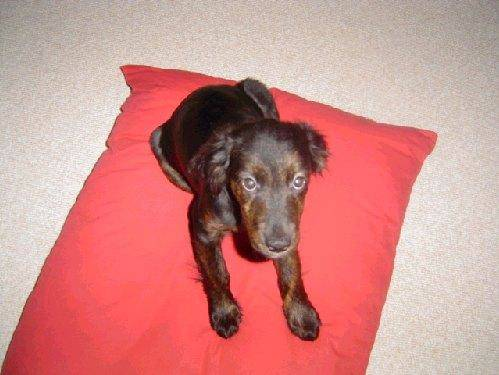
#> input picture Cat_dog/dataset/images/Dog1500/dog.1042.jpg, 499 x 375 px
$ python loading_data.py
#> lines starting #> are read from the running program, lines starting #| are printed output that depends on the picture
import joblib
import cv2
import os
from random import randint
import numpy as np


def check_folder(destination_folder):
#> called with destination_folder = '../dataset'
    subfolders = ['raw', 'flip', 'negative', 'resize', 'rotate']
    for subfolder in subfolders:
        subfolder_path = os.path.join(destination_folder, subfolder)
        if not os.path.exists(subfolder_path):
            os.makedirs(subfolder_path)
            print(f"Created folder: {subfolder_path}")

def check_and_create_subfolders(folder, folder_index):
#> called with folder = '../dataset', folder_index = 0
    subfolders = ['raw', 'flip', 'negative', 'resize', 'rotate']
    for subfolder in subfolders:
        subfolder_path = os.path.join(folder, subfolder)
        folder_index_path = os.path.join(subfolder_path, f"{folder_index}")
        if not os.path.exists(folder_index_path):
            os.makedirs(folder_index_path)
            print(f"Tạo thư mục {folder_index_path}")


def process_data(source_folder, destination_folder):
    print(f"\n\nWorking on folder {destination_folder}")
    check_folder(destination_folder)

    print("Processing image data ...")

    folder_index = 0
    raw_list = []
    flip_list = []
    negative_list = []
    resize_list = []
    rotate_list = []
    label = []

    label_name = []
    dog_name = []

    for root, dirs, _ in os.walk(source_folder):
        for directory in dirs:
            # if folder_index == 21:
            #     break
            print(f"\nLoading on folder {directory}, {folder_index} ...")

            check_and_create_subfolders(destination_folder, folder_index)

            label_name.append(folder_index)
            dog_name.append(directory.split("-")[-1])

            for _, _, files in os.walk(os.path.join(source_folder, directory)):
                file_index = 1
                for file in files:
                    image_path = os.path.join(source_folder, directory, file)
                    image = cv2.imread(image_path)
#> image is the input picture: shape (375, 499, 3); mean B, G, R 136.2, 139.6, 205.4

                    #　Save to raw folder
                    raw_folder = os.path.join(destination_folder, "raw", str(folder_index))
                    raw_image_path = os.path.join(raw_folder, f"{file_index}.jpg")
                    cv2.imwrite(raw_image_path, image)
                    raw_list.append(image)

                    # Save to flip folder
                    flip_folder = os.path.join(destination_folder, "flip", str(folder_index))
                    flipped_image = cv2.flip(image, 1)
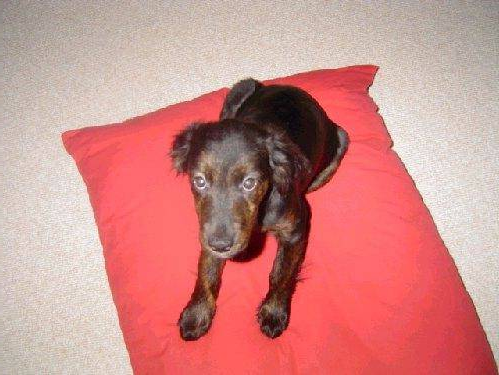
#> flipped_image: shape (375, 499, 3); mean B, G, R 136.2, 139.6, 205.4
                    flip_image_path = os.path.join(flip_folder, f"{file_index}.jpg")
                    cv2.imwrite(flip_image_path, flipped_image)
                    flip_list.append(flipped_image)

                    # Save to negative folder
                    negative_folder = os.path.join(destination_folder, "negative", str(folder_index))
                    negative_image = cv2.bitwise_not(image)
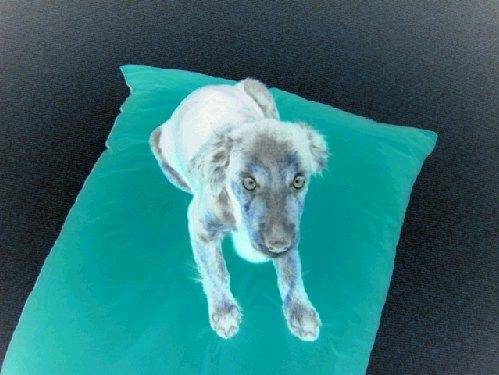
#> negative_image: shape (375, 499, 3); mean B, G, R 118.8, 115.4, 49.6
                    negative_image_path = os.path.join(negative_folder, f"{file_index}.jpg")
                    cv2.imwrite(negative_image_path, negative_image)
                    negative_list.append(negative_image)

                    # Save to resize folder
                    resize_folder = os.path.join(destination_folder, "resize", str(folder_index))
                    scale_factor_x = np.random.uniform(0.5, 1.5)
                    scale_factor_y = np.random.uniform(0.5, 1.5)
                    resized_image = cv2.resize(image, None, fx=scale_factor_x, fy=scale_factor_y)
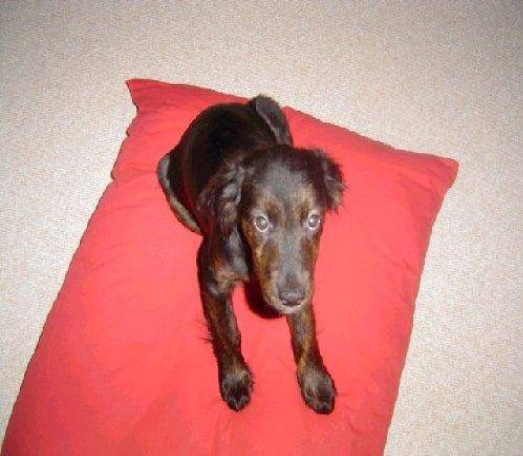
#> resized_image: shape (456, 523, 3); mean B, G, R 136.1, 139.4, 205.3
                    resize_image_path = os.path.join(resize_folder, f"{file_index}.jpg")
                    cv2.imwrite(resize_image_path, resized_image)
                    resize_list.append(resized_image)

                    # # Save to rotate folder
                    rotate_folder = os.path.join(destination_folder, "rotate", str(folder_index))
                    angle = randint(-180, 180)
                    rows, cols = image.shape[:2]
#> rows = 375; cols = 499
                    rotation_matrix = cv2.getRotationMatrix2D((cols / 2, rows / 2), angle, 1)
                    rotated_image = cv2.warpAffine(image, rotation_matrix, (cols, rows))
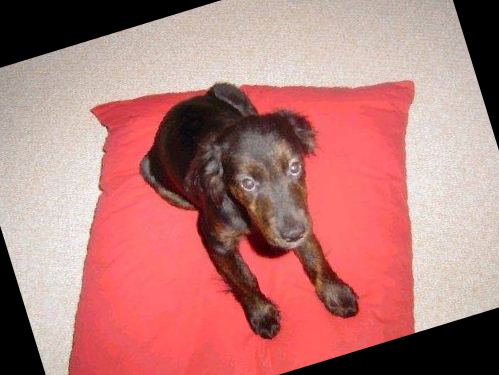
#> rotated_image: shape (375, 499, 3); mean B, G, R 120.2, 123.1, 182.8
                    rotate_image_path = os.path.join(rotate_folder, f"{file_index}.jpg")
                    cv2.imwrite(rotate_image_path, rotated_image)
                    rotate_list.append(rotated_image)


                    label.append(folder_index)
                    file_index += 1

            folder_index += 1

    process = raw_list + negative_list + resize_list + rotate_list + flip_list
    print(len(label))
    print(len(raw_list))
    print(len(negative_list))
    print(len(resize_list))
    print(len(rotate_list))
    print(len(flip_list))
    print(len(process))
    # Save processed image lists
    joblib.dump(raw_list, os.path.join(destination_folder, "data", "raw_image.joblib"))
    joblib.dump(flip_list, os.path.join(destination_folder, "data", "flipped_image.joblib"))
    joblib.dump(negative_list, os.path.join(destination_folder, "data", "negative_image.joblib"))
    joblib.dump(resize_list, os.path.join(destination_folder, "data", "resized_image.joblib"))
    joblib.dump(rotate_list, os.path.join(destination_folder, "data", "rotated_image.joblib"))
    joblib.dump(process, os.path.join(destination_folder, "data", "process_image.joblib"))
    joblib.dump(label, os.path.join(destination_folder, "data", "label.joblib"))


# Đường dẫn của thư mục nguồn và thư mục đích
source_folder = "../dataset/images"
destination_folder = "../dataset"

# Xử lý dữ liệu
process_data(source_folder, destination_folder)
